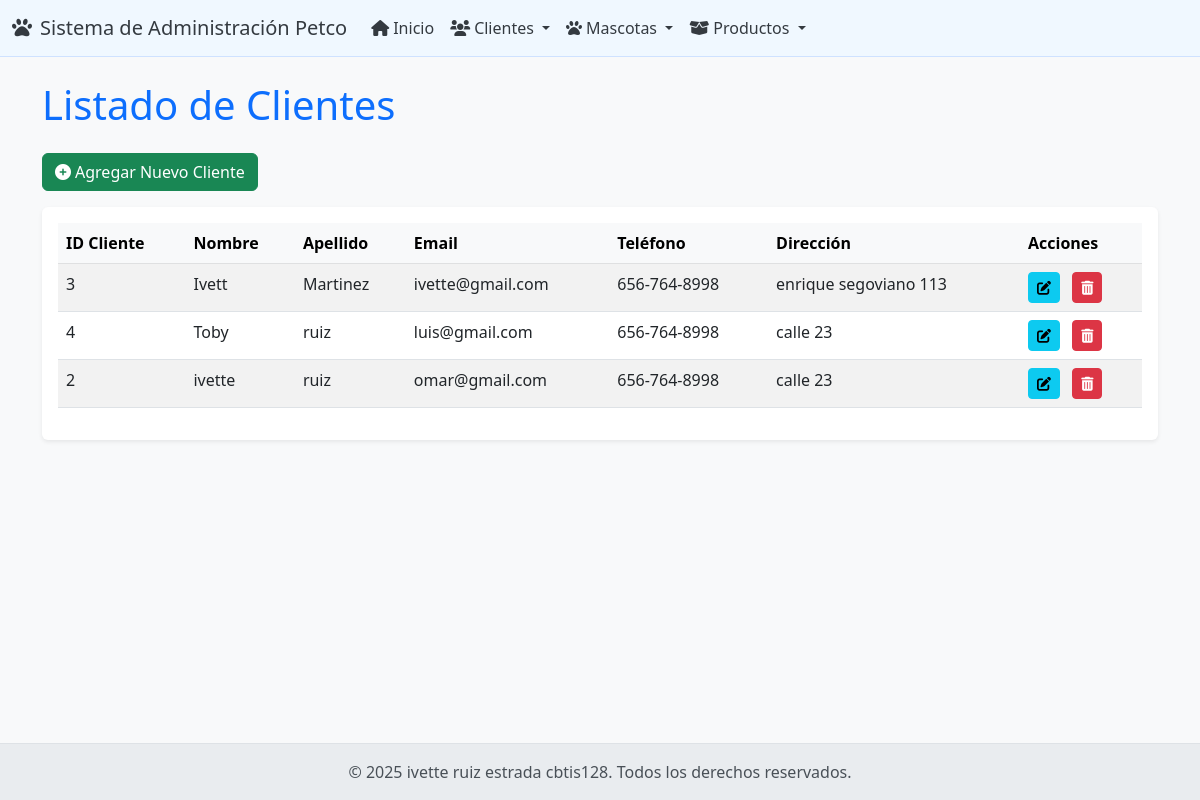
/clientes/, run on the app's committed database.
### app_Petco/models.py (models this page shows, shortened)
class Cliente(models.Model):
    cliente_id = models.AutoField(primary_key=True)
    nombre = models.CharField(max_length=100)
    apellido = models.CharField(max_length=100)
    email = models.EmailField(max_length=100, unique=True)
    telefono = models.CharField(max_length=20, blank=True, null=True)
    direccion = models.CharField(max_length=255, blank=True, null=True)

### app_Petco/views.py (the view)
# urls.py: path('clientes/', views.ver_clientes, name='ver_clientes'),
def ver_clientes(request):
    clientes = Cliente.objects.all().order_by('apellido', 'nombre')
    context = {'clientes': clientes}
    return render(request, 'cliente/ver_clientes.html', context)

### app_Petco/templates/cliente/ver_clientes.html (shortened to what this page needs)
{% extends 'base.html' %}
{% block contenido %}
    <h1 class="mb-4 text-primary">Listado de Clientes</h1>
    <a href="{% url 'agregar_cliente' %}" class="btn btn-success mb-3"><i class="fas fa-plus-circle me-1"></i>Agregar Nuevo Cliente</a>
    {% if clientes %}
        <div class="table-responsive bg-white p-3 rounded shadow-sm">
            <table class="table table-striped table-hover">
                <thead class="table-light">
                    <tr>
                        <th>ID Cliente</th>
                        <th>Nombre</th>
                        <th>Apellido</th>
                        <th>Email</th>
                        <th>Teléfono</th>
                        <th>Dirección</th>
                        <th>Acciones</th>
                    </tr>
                </thead>
                <tbody>
                    {% for cliente in clientes %}
                        <tr>
                            <td>{{ cliente.cliente_id }}</td>
                            <td>{{ cliente.nombre }}</td>
                            <td>{{ cliente.apellido }}</td>
                            <td>{{ cliente.email }}</td>
                            <td>{{ cliente.telefono|default_if_none:"N/A" }}</td>
                            <td>{{ cliente.direccion|default_if_none:"N/A" }}</td>
                            <td>
                                <a href="{% url 'actualizar_cliente' cliente.cliente_id %}" class="btn btn-sm btn-info me-2" title="Editar"><i class="fas fa-edit"></i></a>
                                <a href="{% url 'borrar_cliente' cliente.cliente_id %}" class="btn btn-sm btn-danger" title="Eliminar"><i class="fas fa-trash-alt"></i></a>
                            </td>
                        </tr>
                    {% endfor %}
                </tbody>
            </table>
        </div>
    {% else %}
        <div class="alert alert-info" role="alert">
            No hay clientes registrados aún. ¡Empieza agregando uno!
        </div>
    {% endif %}
{% endblock %}

### app_Petco/templates/base.html (style rules this page uses)
body { display: flex; flex-direction: column; min-height: 100vh; background-color: #f8f9fa; }

### data on the page
Cliente: cliente_id "3", nombre "Ivett", apellido "Martinez", email "ivette@gmail.com", telefono "656-764-8998", direccion "enrique segoviano 113"
Cliente: cliente_id "4", nombre "Toby", apellido "ruiz", email "luis@gmail.com", telefono "656-764-8998", direccion "calle 23"
Cliente: cliente_id "2", nombre "ivette", apellido "ruiz", email "omar@gmail.com", telefono "656-764-8998", direccion "calle 23"
